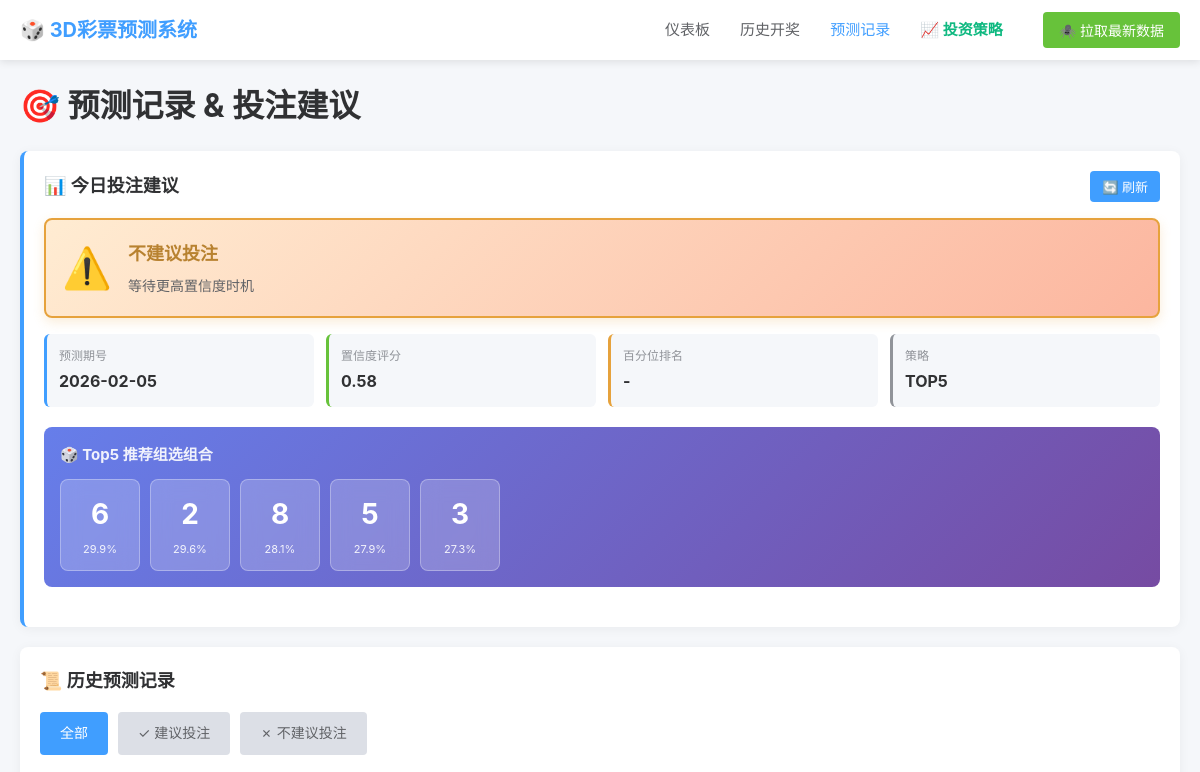
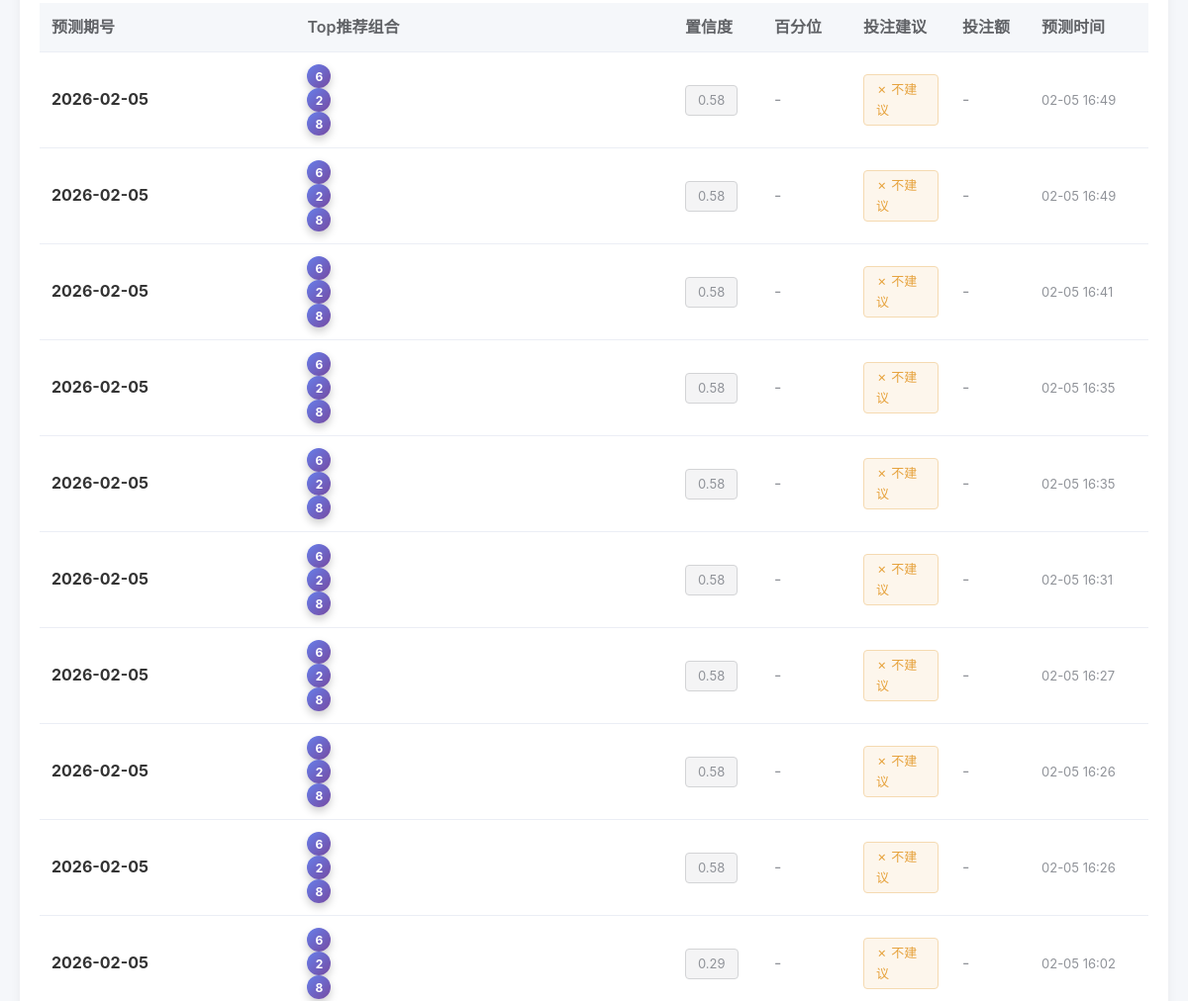
Before: /predictions/ (upper part) with the older database file (2 pictures, top to bottom).
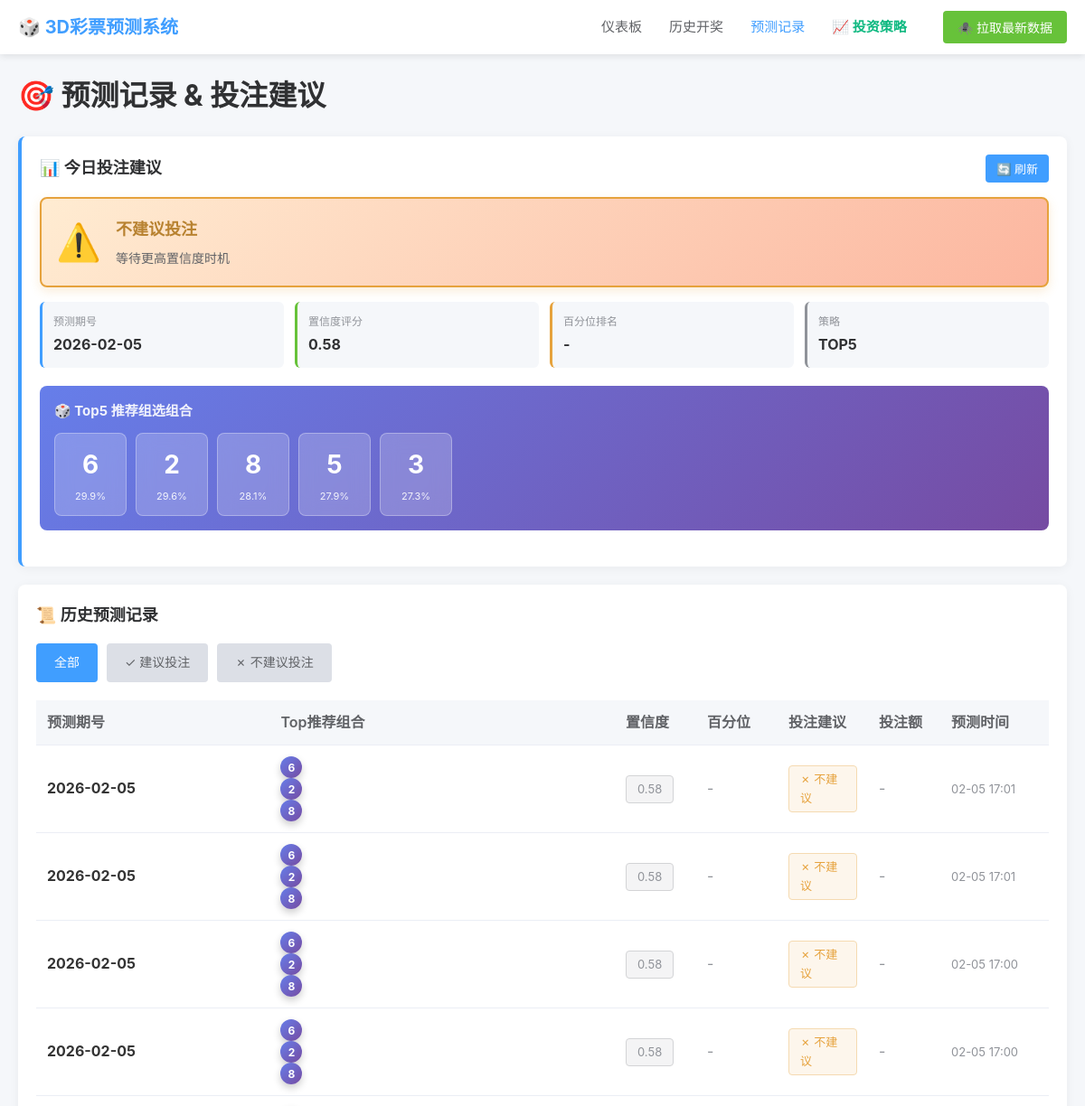
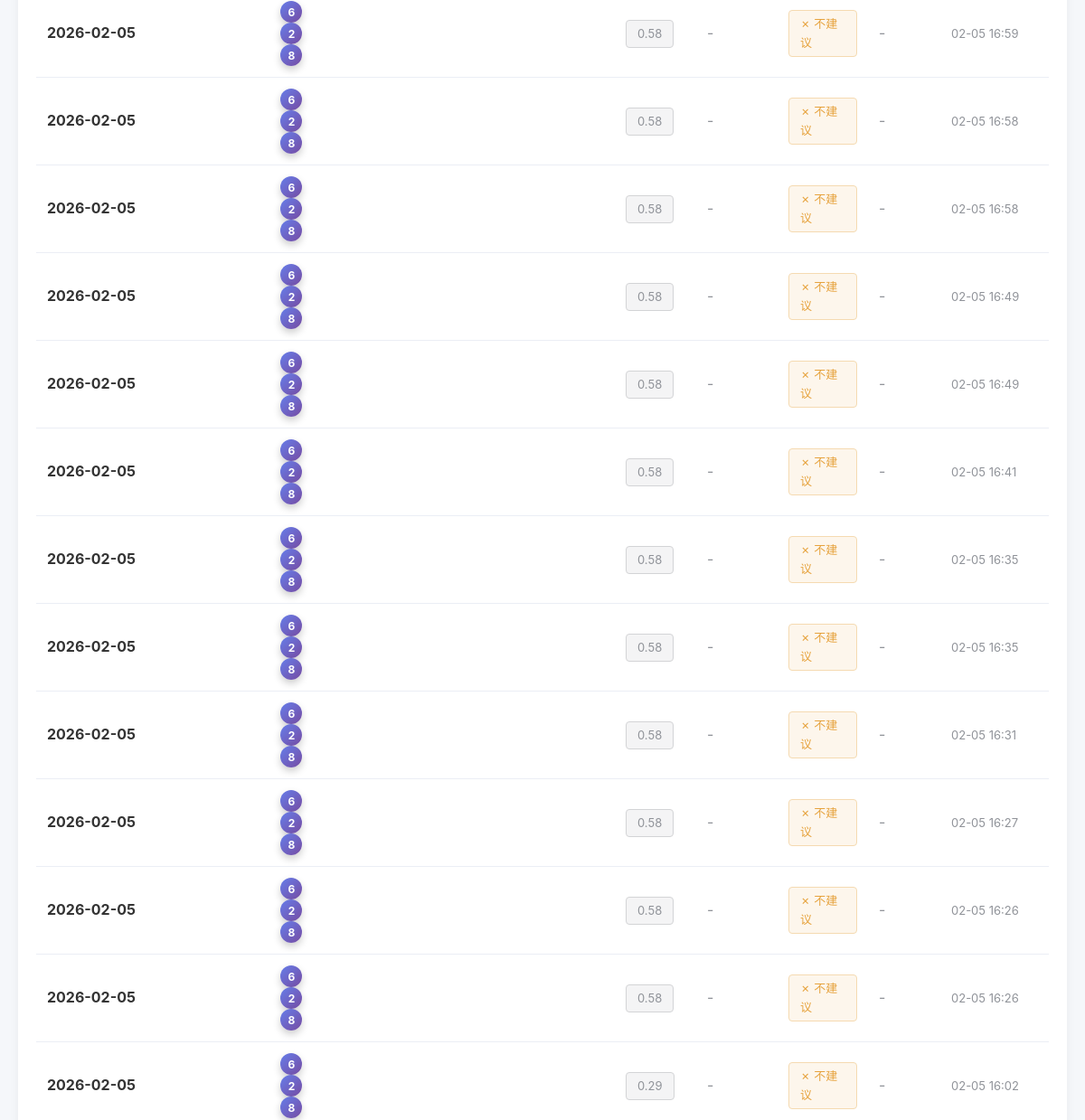
After: the same page with the newer database file (2 pictures, top to bottom).
### lottery/models.py (models this page shows, shortened)
class Prediction(models.Model):
    period = models.ForeignKey(LotteryPeriod, on_delete=models.CASCADE, related_name='predictions', verbose_name='关联期号')
    predicted_for_period = models.CharField(max_length=20, db_index=True, verbose_name='预测的期号')
    top5_digits = models.JSONField(verbose_name='Top5数字')
    digit_probs = models.JSONField(verbose_name='数字概率')
    confidence_score = models.FloatField(verbose_name='可信度分数')
    attention_weights = models.JSONField(null=True, blank=True, verbose_name='注意力权重')
    recommendation = models.CharField(
        max_length=20,
        default='no_bet',
        choices=[('bet', '建议投注'), ('no_bet', '不建议投注')],
        verbose_name='投注建议'
    )
    percentile_rank = models.FloatField(null=True, blank=True, verbose_name='置信度百分位排名')
    strategy = models.CharField(max_length=20, default='top5', verbose_name='使用策略')
    betting_combinations = models.JSONField(null=True, blank=True, verbose_name='投注组合详情')
    total_cost = models.IntegerField(default=0, verbose_name='总成本（元）')
    bet_count = models.IntegerField(default=0, verbose_name='总注数')
    recommendation_reason = models.TextField(blank=True, verbose_name='建议理由')
    should_bet = models.BooleanField(default=False, verbose_name='建议投注（旧）')
    recommended_bets = models.JSONField(null=True, blank=True, verbose_name='推荐投注组合（旧）')
    bet_amount = models.IntegerField(default=0, verbose_name='建议投注金额（旧）')
    created_at = models.DateTimeField(auto_now_add=True, verbose_name='预测时间')
    class Meta:
        ordering = ['-created_at']
        verbose_name = '预测记录'
        verbose_name_plural = '预测记录'

### lottery/views.py (the view)
# urls.py: path('predictions/', views.predictions_list, name='predictions_list'),
def predictions_list(request):
    predictions = Prediction.objects.all()
    should_bet = request.GET.get('should_bet')
    if should_bet == 'true':
        predictions = predictions.filter(should_bet=True)
    elif should_bet == 'false':
        predictions = predictions.filter(should_bet=False)
    paginator = Paginator(predictions, 30)
    page_number = request.GET.get('page', 1)
    page_obj = paginator.get_page(page_number)
    context = {
        'page_obj': page_obj,
        'should_bet': should_bet,
    }
    return render(request, 'lottery/predictions_list.html', context)

### lottery/templates/lottery/predictions_list.html (shortened to what this page needs)
{% extends 'lottery/base.html' %}
{% block content %}
<h1 style="margin-bottom: 20px; color: #303133;">🎯 预测记录 & 投注建议</h1>
<div class="card" style="margin-bottom: 20px; border-left: 4px solid #409eff;">
    <div style="display: flex; justify-content: space-between; align-items: center; margin-bottom: 16px;">
        <h2 style="margin: 0; color: #303133; font-size: 18px;">📊 今日投注建议</h2>
        <button onclick="loadLatestRecommendation()" class="btn btn-primary" style="padding: 6px 12px; font-size: 13px;">
            🔄 刷新
        </button>
    </div>
    <div id="recommendation-content" style="display: none;">
        <div id="status-banner" style="padding: 16px; border-radius: 8px; margin-bottom: 16px;">
            <div style="display: flex; align-items: center;">
                <div id="status-icon" style="font-size: 40px; margin-right: 16px;"></div>
                <div style="flex: 1;">
                    <h3 id="status-title" style="margin: 0 0 6px 0; font-size: 18px; font-weight: bold;"></h3>
                    <p id="status-reason" style="margin: 0; color: #606266; font-size: 14px; line-height: 1.5;"></p>
                </div>
            </div>
        </div>
        <div style="display: grid; grid-template-columns: repeat(auto-fit, minmax(150px, 1fr)); gap: 12px; margin-bottom: 20px;">
            <div style="padding: 12px; background: #f5f7fa; border-radius: 6px; border-left: 3px solid #409eff;">
                <div style="font-size: 12px; color: #909399; margin-bottom: 4px;">预测期号</div>
                <div id="rec-period" style="font-size: 16px; font-weight: bold; color: #303133;"></div>
            </div>
            <div style="padding: 12px; background: #f5f7fa; border-radius: 6px; border-left: 3px solid #67c23a;">
                <div style="font-size: 12px; color: #909399; margin-bottom: 4px;">置信度评分</div>
                <div id="rec-confidence" style="font-size: 16px; font-weight: bold; color: #303133;"></div>
            </div>
            <div style="padding: 12px; background: #f5f7fa; border-radius: 6px; border-left: 3px solid #e6a23c;">
                <div style="font-size: 12px; color: #909399; margin-bottom: 4px;">百分位排名</div>
                <div id="rec-percentile" style="font-size: 16px; font-weight: bold; color: #303133;"></div>
            </div>
            <div style="padding: 12px; background: #f5f7fa; border-radius: 6px; border-left: 3px solid #909399;">
                <div style="font-size: 12px; color: #909399; margin-bottom: 4px;">策略</div>
                <div id="rec-strategy" style="font-size: 16px; font-weight: bold; color: #303133;"></div>
            </div>
        </div>
        <div style="margin-bottom: 20px; padding: 16px; background: linear-gradient(135deg, #667eea 0%, #764ba2 100%); border-radius: 8px; color: white;">
            <h4 style="margin: 0 0 12px 0; font-size: 15px; font-weight: bold; opacity: 0.9;">🎲 Top5 推荐组选组合</h4>
            <div id="top-combos-container" style="display: flex; flex-wrap: wrap; gap: 10px;"></div>
        </div>
    </div>
</div>
<div class="card">
    <h2 style="margin: 0 0 16px 0; color: #303133; font-size: 18px;">📜 历史预测记录</h2>
    <div style="margin-bottom: 20px; display: flex; gap: 10px; flex-wrap: wrap;">
        <a href="{% url 'lottery:predictions_list' %}"
           class="btn {% if not should_bet %}btn-primary{% endif %}"
           style="{% if should_bet %}background: #dcdfe6; color: #606266;{% endif %}">
            全部
        </a>
        <a href="{% url 'lottery:predictions_list' %}?should_bet=true"
           class="btn {% if should_bet == 'true' %}btn-primary{% else %}{% endif %}"
           style="{% if should_bet != 'true' %}background: #dcdfe6; color: #606266;{% endif %}">
            ✓ 建议投注
        </a>
        <a href="{% url 'lottery:predictions_list' %}?should_bet=false"
           class="btn {% if should_bet == 'false' %}btn-primary{% else %}{% endif %}"
           style="{% if should_bet != 'false' %}background: #dcdfe6; color: #606266;{% endif %}">
            ✗ 不建议投注
        </a>
    </div>
    {% if page_obj.object_list %}
    <div style="overflow-x: auto;">
        <table class="table" style="min-width: 800px;">
            <thead>
                <tr>
                    <th style="min-width: 100px;">预测期号</th>
                    <th style="min-width: 180px;">Top推荐组合</th>
                    <th style="width: 90px;">置信度</th>
                    <th style="width: 90px;">百分位</th>
                    <th style="width: 100px;">投注建议</th>
                    <th style="width: 80px;">投注额</th>
                    <th style="width: 120px;">预测时间</th>
                </tr>
            </thead>
            <tbody>
                {% for pred in page_obj %}
                <tr>
                    <td><strong>{{ pred.predicted_for_period }}</strong></td>
                    <td>
                        {% if pred.betting_combinations and pred.betting_combinations|length > 0 %}
                            {% for combo in pred.betting_combinations|slice:":3" %}
                                <span class="tag tag-info" style="margin: 2px; font-family: monospace; font-size: 12px;">
                                    {{ combo.numbers|join:"-" }}
                                </span>
                            {% endfor %}
                        {% elif pred.top5_digits %}
                            {% for digit in pred.top5_digits|slice:":3" %}
                                <span class="ball" style="width: 24px; height: 24px; font-size: 12px; margin-right: 4px;">{{ digit }}</span>
                            {% endfor %}
                        {% else %}
                            <span style="color: #909399;">-</span>
                        {% endif %}
                    </td>
                    <td>
                        <span class="tag {% if pred.confidence_score >= 18 %}tag-success{% elif pred.confidence_score >= 17.5 %}tag-warning{% else %}tag-info{% endif %}">
                            {{ pred.confidence_score|floatformat:2 }}
                        </span>
                    </td>
                    <td>
                        {% if pred.percentile_rank %}
                            <span class="tag {% if pred.percentile_rank >= 95 %}tag-success{% elif pred.percentile_rank >= 90 %}tag-warning{% else %}tag-info{% endif %}">
                                {{ pred.percentile_rank|floatformat:1 }}%
                            </span>
                        {% else %}
                            <span style="color: #909399;">-</span>
                        {% endif %}
                    </td>
                    <td>
                        {% if pred.recommendation == 'bet' %}
                            <span class="tag tag-success">✓ 建议</span>
                        {% else %}
                            <span class="tag tag-warning">✗ 不建议</span>
                        {% endif %}
                    </td>
                    <td>
                        {% if pred.total_cost > 0 %}
                            <strong style="color: #f56c6c;">¥{{ pred.total_cost }}</strong>
                        {% else %}
                            <span style="color: #909399;">-</span>
                        {% endif %}
                    </td>
                    <td style="color: #909399; font-size: 13px;">{{ pred.created_at|date:"m-d H:i" }}</td>
                </tr>
                {% endfor %}
            </tbody>
        </table>
    </div>
    {% else %}
    <div class="empty-state">
        <div class="empty-state-icon">🎯</div>
        <p>暂无预测记录</p>
        <a href="{% url 'lottery:dashboard' %}" class="btn btn-primary" style="margin-top: 16px;">前往仪表板生成预测</a>
    </div>
    {% endif %}
</div>
{% endblock %}

### lottery/templates/lottery/base.html (shortened to what this page needs)
<!DOCTYPE html>
<html lang="zh-CN">
<head>
</head>
<body>
    <nav class="top-nav">
        <div class="container nav-content">
            <div class="logo">🎲 3D彩票预测系统</div>
            <ul class="nav-menu">
                <li><a href="{% url 'lottery:dashboard' %}" class="{% if request.resolver_match.url_name == 'dashboard' %}active{% endif %}">仪表板</a></li>
                <li><a href="{% url 'lottery:history_list' %}" class="{% if request.resolver_match.url_name == 'history_list' %}active{% endif %}">历史开奖</a></li>
                <li><a href="{% url 'lottery:predictions_list' %}" class="{% if request.resolver_match.url_name == 'predictions_list' %}active{% endif %}">预测记录</a></li>
                <li><a href="{% url 'lottery:investment_strategy' %}" class="{% if request.resolver_match.url_name == 'investment_strategy' %}active{% endif %}" style="color: #10b981; font-weight: 600;">📈 投资策略</a></li>
                <li><button onclick="quickCrawl()" class="btn btn-success" style="padding: 8px 16px; margin-left: 10px; font-size: 14px;">🕷️ 拉取最新数据</button></li>
            </ul>
        </div>
    </nav>
    <div class="container" style="margin-top: 20px;">
        {% block content %}{% endblock %}
    </div>
</body>
</html>

### lottery/templates/lottery/base.html (style rules this page uses)
* { margin: 0; padding: 0; box-sizing: border-box; }
body { font-family: -apple-system, BlinkMacSystemFont, 'Segoe UI', 'PingFang SC', 'Hiragino Sans GB', 'Microsoft YaHei', sans-serif; background: #f5f7fa; color: #333; line-height: 1.6; }
.container { max-width: 1400px; margin: 0 auto; padding: 0 20px; }
.top-nav { background: #fff; box-shadow: 0 2px 8px rgba(0,0,0,0.1); position: sticky; top: 0; z-index: 100; }
.nav-content { display: flex; justify-content: space-between; align-items: center; height: 60px; padding: 0 20px; }
.logo { font-size: 20px; font-weight: bold; color: #409eff; }
.nav-menu { display: flex; list-style: none; gap: 30px; align-items: center; }
.nav-menu a { text-decoration: none; color: #606266; transition: color 0.3s; font-size: 15px; }
.nav-menu a:hover, .nav-menu a.active { color: #409eff; }
.card { background: #fff; border-radius: 8px; padding: 20px; margin-bottom: 20px; box-shadow: 0 2px 12px rgba(0,0,0,0.05); }
.btn { display: inline-block; padding: 10px 20px; border: none; border-radius: 4px; cursor: pointer; font-size: 14px; transition: all 0.3s; text-decoration: none; }
.btn-primary { background: #409eff; color: #fff; }
.btn-success { background: #67c23a; color: #fff; }
.table { width: 100%; border-collapse: collapse; }
.table th, .table td { padding: 12px; text-align: left; border-bottom: 1px solid #ebeef5; }
.table th { background: #f5f7fa; font-weight: 600; color: #606266; }
.tag { display: inline-block; padding: 4px 12px; border-radius: 4px; font-size: 13px; }
.tag-warning { background: #fdf6ec; color: #e6a23c; border: 1px solid #f5dab1; }
.tag-info { background: #f4f4f5; color: #909399; border: 1px solid #d3d4d6; }
.ball { width: 40px; height: 40px; border-radius: 50%; background: linear-gradient(135deg, #667eea 0%, #764ba2 100%); color: #fff; display: flex; align-items: center; justify-content: center; font-size: 18px; font-weight: bold; box-shadow: 0 4px 8px rgba(0,0,0,0.2); }

Changed rows visible on the page:
added Prediction: predicted_for_period "2026-02-05", top5_digits "6" "2" "8", confidence_score "0.58", recommendation "✗ 不建议", created_at "02-05 17:01"
added Prediction: predicted_for_period "2026-02-05", top5_digits "6" "2" "8", confidence_score "0.58", recommendation "✗ 不建议", created_at "02-05 17:01"
added Prediction: predicted_for_period "2026-02-05", top5_digits "6" "2" "8", confidence_score "0.58", recommendation "✗ 不建议", created_at "02-05 17:00"
added Prediction: predicted_for_period "2026-02-05", top5_digits "6" "2" "8", confidence_score "0.58", recommendation "✗ 不建议", created_at "02-05 17:00"
added Prediction: predicted_for_period "2026-02-05", top5_digits "6" "2" "8", confidence_score "0.58", recommendation "✗ 不建议", created_at "02-05 16:59"
added Prediction: predicted_for_period "2026-02-05", top5_digits "6" "2" "8", confidence_score "0.58", recommendation "✗ 不建议", created_at "02-05 16:58"
added Prediction: predicted_for_period "2026-02-05", top5_digits "6" "2" "8", confidence_score "0.58", recommendation "✗ 不建议", created_at "02-05 16:58"
